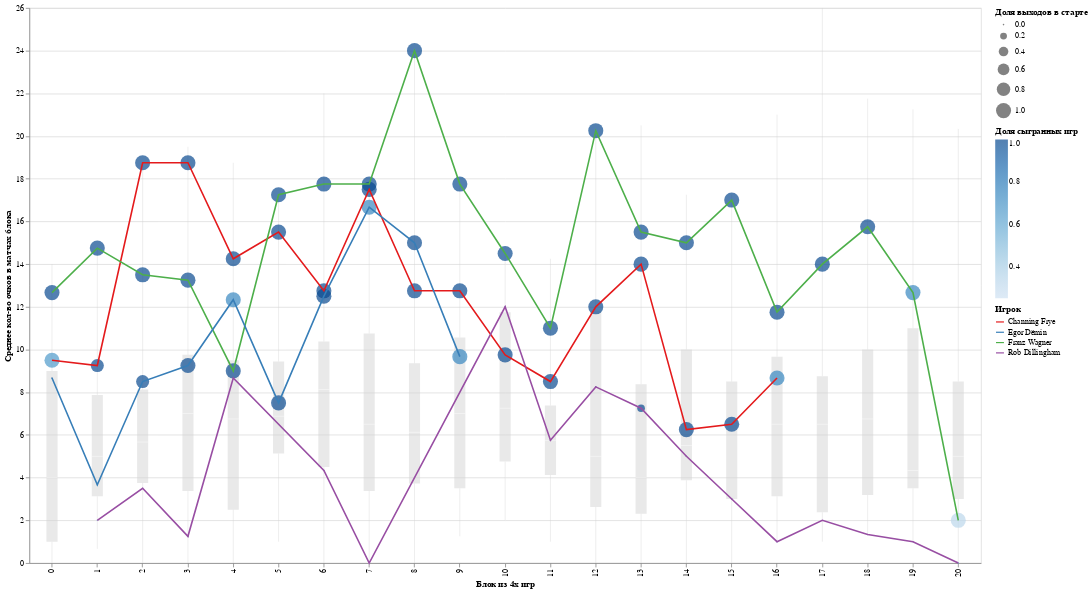

The notebook cell saved with this chart:
### Code cell
plot_1st_season(df_roll, col_to_plot='pts_mean_week', player_ids_to_highlight=[101112, 1642265, 1642856,1630532], col_to_plot_ru="Среднее кол-во очков в матчах блока")

### Figure 1 — Vega-Lite specification as saved in the notebook (floating-point values rounded to 4 significant figures; data arrays with more than 128 entries replaced by an {"elided": "..."} marker saying what was removed)
{"config": {"view": {"continuousWidth": 300, "continuousHeight": 300}}, "layer": [{"data": {"name": "data-1565dfd35311d3d29803155722dde399"}, "mark": {"type": "boxplot", "color": "lightgrey", "extent": "min-max", "opacity": 0.5}, "encoding": {"x": {"field": "team_week", "title": "Блок из 4х игр", "type": "ordinal"}, "y": {"field": "pts_mean_week", "title": "Среднее кол-во очков в матчах блока", "type": "quantitative"}}}, {"data": {"name": "data-1f686c5a5b16603d4209aeff41e33ab9"}, "mark": {"type": "point", "filled": true, "size": 60}, "encoding": {"color": {"field": "share_games_played", "title": "Доля сыгранных игр", "type": "quantitative"}, "size": {"field": "share_games_started", "title": "Доля выходов в старте", "type": "quantitative"}, "x": {"field": "team_week", "type": "ordinal"}, "y": {"field": "pts_mean_week", "type": "quantitative"}}}, {"data": {"name": "data-1f686c5a5b16603d4209aeff41e33ab9"}, "mark": {"type": "line"}, "encoding": {"color": {"field": "PLAYER_NAME", "scale": {"scheme": "set1"}, "title": "Игрок", "type": "ordinal"}, "x": {"field": "team_week", "type": "ordinal"}, "y": {"field": "pts_mean_week", "type": "quantitative"}}}], "height": 700, "width": 1200, "$schema": "https://vega.github.io/schema/vega-lite/v5.17.0.json", "datasets": {"data-1565dfd35311d3d29803155722dde399": {"elided": "463 records"}, "data-1f686c5a5b16603d4209aeff41e33ab9": [{"player_dir": "101112", "season_dir": "2005-06", "PLAYER_ID": 101112, "PLAYER_NAME": "Channing Frye", "TEAM_ID": 1610612752, "team_week": 0, "games_played": 2, "games_started": 2, "min_mean_week": 20.63, "pts_mean_week": 9.5, "reb_mean_week": 7.5, "ast_mean_week": 1.5, "team_games_this_week": 3, "pts_mean_up_to_week": 9.5, "min_mean_up_to_week": 20.63, "reb_mean_up_to_week": 7.5, "ast_mean_up_to_week": 1.5, "share_games_played": 0.6667, "share_games_started": 1.0, "week_str": "0"}, {"player_dir": "101112", "season_dir": "2005-06", "PLAYER_ID": 101112, "PLAYER_NAME": "Channing Frye", "TEAM_ID": 1610612752, "team_week": 1, "games_played": 4, "games_started": 3, "min_mean_week": 16.25, "pts_mean_week": 9.25, "reb_mean_week": 4.75, "ast_mean_week": 0.0, "team_games_this_week": 4, "pts_mean_up_to_week": 9.333, "min_mean_up_to_week": 17.71, "reb_mean_up_to_week": 5.667, "ast_mean_up_to_week": 0.5, "share_games_played": 1.0, "share_games_started": 0.75, "week_str": "1"}, {"player_dir": "101112", "season_dir": "2005-06", "PLAYER_ID": 101112, "PLAYER_NAME": "Channing Frye", "TEAM_ID": 1610612752, "team_week": 2, "games_played": 4, "games_started": 4, "min_mean_week": 29.87, "pts_mean_week": 18.75, "reb_mean_week": 5.75, "ast_mean_week": 1.75, "team_games_this_week": 4, "pts_mean_up_to_week": 13.1, "min_mean_up_to_week": 22.58, "reb_mean_up_to_week": 5.7, "ast_mean_up_to_week": 1.0, "share_games_played": 1.0, "share_games_started": 1.0, "week_str": "2"}, {"player_dir": "101112", "season_dir": "2005-06", "PLAYER_ID": 101112, "PLAYER_NAME": "Channing Frye", "TEAM_ID": 1610612752, "team_week": 3, "games_played": 4, "games_started": 4, "min_mean_week": 35.53, "pts_mean_week": 18.75, "reb_mean_week": 6.25, "ast_mean_week": 1.25, "team_games_this_week": 4, "pts_mean_up_to_week": 14.71, "min_mean_up_to_week": 26.28, "reb_mean_up_to_week": 5.857, "ast_mean_up_to_week": 1.071, "share_games_played": 1.0, "share_games_started": 1.0, "week_str": "3"}, {"player_dir": "101112", "season_dir": "2005-06", "PLAYER_ID": 101112, "PLAYER_NAME": "Channing Frye", "TEAM_ID": 1610612752, "team_week": 4, "games_played": 4, "games_started": 4, "min_mean_week": 29.88, "pts_mean_week": 14.25, "reb_mean_week": 6.25, "ast_mean_week": 0.75, "team_games_this_week": 4, "pts_mean_up_to_week": 14.61, "min_mean_up_to_week": 27.08, "reb_mean_up_to_week": 5.944, "ast_mean_up_to_week": 1.0, "share_games_played": 1.0, "share_games_started": 1.0, "week_str": "4"}, {"player_dir": "101112", "season_dir": "2005-06", "PLAYER_ID": 101112, "PLAYER_NAME": "Channing Frye", "TEAM_ID": 1610612752, "team_week": 5, "games_played": 4, "games_started": 4, "min_mean_week": 31.49, "pts_mean_week": 15.5, "reb_mean_week": 8.75, "ast_mean_week": 1.0, "team_games_this_week": 4, "pts_mean_up_to_week": 14.77, "min_mean_up_to_week": 27.88, "reb_mean_up_to_week": 6.455, "ast_mean_up_to_week": 1.0, "share_games_played": 1.0, "share_games_started": 1.0, "week_str": "5"}, {"player_dir": "101112", "season_dir": "2005-06", "PLAYER_ID": 101112, "PLAYER_NAME": "Channing Frye", "TEAM_ID": 1610612752, "team_week": 6, "games_played": 4, "games_started": 4, "min_mean_week": 24.32, "pts_mean_week": 12.75, "reb_mean_week": 5.25, "ast_mean_week": 0.75, "team_games_this_week": 4, "pts_mean_up_to_week": 14.46, "min_mean_up_to_week": 27.33, "reb_mean_up_to_week": 6.269, "ast_mean_up_to_week": 0.9615, "share_games_played": 1.0, "share_games_started": 1.0, "week_str": "6"}, {"player_dir": "101112", "season_dir": "2005-06", "PLAYER_ID": 101112, "PLAYER_NAME": "Channing Frye", "TEAM_ID": 1610612752, "team_week": 7, "games_played": 4, "games_started": 4, "min_mean_week": 20.18, "pts_mean_week": 17.5, "reb_mean_week": 4.75, "ast_mean_week": 0.0, "team_games_this_week": 4, "pts_mean_up_to_week": 14.87, "min_mean_up_to_week": 26.38, "reb_mean_up_to_week": 6.067, "ast_mean_up_to_week": 0.8333, "share_games_played": 1.0, "share_games_started": 1.0, "week_str": "7"}, {"player_dir": "101112", "season_dir": "2005-06", "PLAYER_ID": 101112, "PLAYER_NAME": "Channing Frye", "TEAM_ID": 1610612752, "team_week": 8, "games_played": 4, "games_started": 4, "min_mean_week": 23.52, "pts_mean_week": 12.75, "reb_mean_week": 5.75, "ast_mean_week": 1.0, "team_games_this_week": 4, "pts_mean_up_to_week": 14.62, "min_mean_up_to_week": 26.04, "reb_mean_up_to_week": 6.029, "ast_mean_up_to_week": 0.8529, "share_games_played": 1.0, "share_games_started": 1.0, "week_str": "8"}, {"player_dir": "101112", "season_dir": "2005-06", "PLAYER_ID": 101112, "PLAYER_NAME": "Channing Frye", "TEAM_ID": 1610612752, "team_week": 9, "games_played": 4, "games_started": 4, "min_mean_week": 28.29, "pts_mean_week": 12.75, "reb_mean_week": 6.25, "ast_mean_week": 1.75, "team_games_this_week": 4, "pts_mean_up_to_week": 14.42, "min_mean_up_to_week": 26.28, "reb_mean_up_to_week": 6.053, "ast_mean_up_to_week": 0.9474, "share_games_played": 1.0, "share_games_started": 1.0, "week_str": "9"}, {"player_dir": "101112", "season_dir": "2005-06", "PLAYER_ID": 101112, "PLAYER_NAME": "Channing Frye", "TEAM_ID": 1610612752, "team_week": 10, "games_played": 4, "games_started": 4, "min_mean_week": 22.9, "pts_mean_week": 9.75, "reb_mean_week": 4.75, "ast_mean_week": 1.0, "team_games_this_week": 4, "pts_mean_up_to_week": 13.98, "min_mean_up_to_week": 25.96, "reb_mean_up_to_week": 5.929, "ast_mean_up_to_week": 0.9524, "share_games_played": 1.0, "share_games_started": 1.0, "week_str": "10"}, {"player_dir": "101112", "season_dir": "2005-06", "PLAYER_ID": 101112, "PLAYER_NAME": "Channing Frye", "TEAM_ID": 1610612752, "team_week": 11, "games_played": 4, "games_started": 4, "min_mean_week": 20.35, "pts_mean_week": 8.5, "reb_mean_week": 4.0, "ast_mean_week": 0.75, "team_games_this_week": 4, "pts_mean_up_to_week": 13.5, "min_mean_up_to_week": 25.47, "reb_mean_up_to_week": 5.761, "ast_mean_up_to_week": 0.9348, "share_games_played": 1.0, "share_games_started": 1.0, "week_str": "11"}, {"player_dir": "101112", "season_dir": "2005-06", "PLAYER_ID": 101112, "PLAYER_NAME": "Channing Frye", "TEAM_ID": 1610612752, "team_week": 12, "games_played": 4, "games_started": 4, "min_mean_week": 25.42, "pts_mean_week": 12.0, "reb_mean_week": 7.25, "ast_mean_week": 1.25, "team_games_this_week": 4, "pts_mean_up_to_week": 13.38, "min_mean_up_to_week": 25.47, "reb_mean_up_to_week": 5.88, "ast_mean_up_to_week": 0.96, "share_games_played": 1.0, "share_games_started": 1.0, "week_str": "12"}, {"player_dir": "101112", "season_dir": "2005-06", "PLAYER_ID": 101112, "PLAYER_NAME": "Channing Frye", "TEAM_ID": 1610612752, "team_week": 13, "games_played": 4, "games_started": 4, "min_mean_week": 25.32, "pts_mean_week": 14.0, "reb_mean_week": 8.25, "ast_mean_week": 0.0, "team_games_this_week": 4, "pts_mean_up_to_week": 13.43, "min_mean_up_to_week": 25.46, "reb_mean_up_to_week": 6.056, "ast_mean_up_to_week": 0.8889, "share_games_played": 1.0, "share_games_started": 1.0, "week_str": "13"}, {"player_dir": "101112", "season_dir": "2005-06", "PLAYER_ID": 101112, "PLAYER_NAME": "Channing Frye", "TEAM_ID": 1610612752, "team_week": 14, "games_played": 4, "games_started": 4, "min_mean_week": 17.6, "pts_mean_week": 6.25, "reb_mean_week": 3.75, "ast_mean_week": 0.25, "team_games_this_week": 4, "pts_mean_up_to_week": 12.93, "min_mean_up_to_week": 24.91, "reb_mean_up_to_week": 5.897, "ast_mean_up_to_week": 0.8448, "share_games_played": 1.0, "share_games_started": 1.0, "week_str": "14"}, {"player_dir": "101112", "season_dir": "2005-06", "PLAYER_ID": 101112, "PLAYER_NAME": "Channing Frye", "TEAM_ID": 1610612752, "team_week": 15, "games_played": 4, "games_started": 4, "min_mean_week": 17.85, "pts_mean_week": 6.5, "reb_mean_week": 3.5, "ast_mean_week": 0.75, "team_games_this_week": 4, "pts_mean_up_to_week": 12.52, "min_mean_up_to_week": 24.46, "reb_mean_up_to_week": 5.742, "ast_mean_up_to_week": 0.8387, "share_games_played": 1.0, "share_games_started": 1.0, "week_str": "15"}, {"player_dir": "101112", "season_dir": "2005-06", "PLAYER_ID": 101112, "PLAYER_NAME": "Channing Frye", "TEAM_ID": 1610612752, "team_week": 16, "games_played": 3, "games_started": 3, "min_mean_week": 18.65, "pts_mean_week": 8.667, "reb_mean_week": 6.0, "ast_mean_week": 0.3333, "team_games_this_week": 4, "pts_mean_up_to_week": 12.34, "min_mean_up_to_week": 24.19, "reb_mean_up_to_week": 5.754, "ast_mean_up_to_week": 0.8154, "share_games_played": 0.75, "share_games_started": 1.0, "week_str": "16"}, {"player_dir": "1630532", "season_dir": "2021-22", "PLAYER_ID": 1630532, "PLAYER_NAME": "Franz Wagner", "TEAM_ID": 1610612753, "team_week": 0, "games_played": 3, "games_started": 3, "min_mean_week": 34.9, "pts_mean_week": 12.67, "reb_mean_week": 5.0, "ast_mean_week": 1.333, "team_games_this_week": 3, "pts_mean_up_to_week": 12.67, "min_mean_up_to_week": 34.9, "reb_mean_up_to_week": 5.0, "ast_mean_up_to_week": 1.333, "share_games_played": 1.0, "share_games_started": 1.0, "week_str": "0"}, {"player_dir": "1630532", "season_dir": "2021-22", "PLAYER_ID": 1630532, "PLAYER_NAME": "Franz Wagner", "TEAM_ID": 1610612753, "team_week": 1, "games_played": 4, "games_started": 4, "min_mean_week": 30.32, "pts_mean_week": 14.75, "reb_mean_week": 2.5, "ast_mean_week": 2.25, "team_games_this_week": 4, "pts_mean_up_to_week": 13.86, "min_mean_up_to_week": 32.28, "reb_mean_up_to_week": 3.571, "ast_mean_up_to_week": 1.857, "share_games_played": 1.0, "share_games_started": 1.0, "week_str": "1"}, {"player_dir": "1630532", "season_dir": "2021-22", "PLAYER_ID": 1630532, "PLAYER_NAME": "Franz Wagner", "TEAM_ID": 1610612753, "team_week": 2, "games_played": 4, "games_started": 4, "min_mean_week": 30.85, "pts_mean_week": 13.5, "reb_mean_week": 3.5, "ast_mean_week": 2.5, "team_games_this_week": 4, "pts_mean_up_to_week": 13.73, "min_mean_up_to_week": 31.76, "reb_mean_up_to_week": 3.545, "ast_mean_up_to_week": 2.091, "share_games_played": 1.0, "share_games_started": 1.0, "week_str": "2"}, {"player_dir": "1630532", "season_dir": "2021-22", "PLAYER_ID": 1630532, "PLAYER_NAME": "Franz Wagner", "TEAM_ID": 1610612753, "team_week": 3, "games_played": 4, "games_started": 4, "min_mean_week": 33.99, "pts_mean_week": 13.25, "reb_mean_week": 6.25, "ast_mean_week": 1.25, "team_games_this_week": 4, "pts_mean_up_to_week": 13.6, "min_mean_up_to_week": 32.36, "reb_mean_up_to_week": 4.267, "ast_mean_up_to_week": 1.867, "share_games_played": 1.0, "share_games_started": 1.0, "week_str": "3"}, {"player_dir": "1630532", "season_dir": "2021-22", "PLAYER_ID": 1630532, "PLAYER_NAME": "Franz Wagner", "TEAM_ID": 1610612753, "team_week": 4, "games_played": 4, "games_started": 4, "min_mean_week": 26.43, "pts_mean_week": 9.0, "reb_mean_week": 3.25, "ast_mean_week": 3.0, "team_games_this_week": 4, "pts_mean_up_to_week": 12.63, "min_mean_up_to_week": 31.11, "reb_mean_up_to_week": 4.053, "ast_mean_up_to_week": 2.105, "share_games_played": 1.0, "share_games_started": 1.0, "week_str": "4"}, {"player_dir": "1630532", "season_dir": "2021-22", "PLAYER_ID": 1630532, "PLAYER_NAME": "Franz Wagner", "TEAM_ID": 1610612753, "team_week": 5, "games_played": 4, "games_started": 4, "min_mean_week": 33.74, "pts_mean_week": 17.25, "reb_mean_week": 5.5, "ast_mean_week": 4.5, "team_games_this_week": 4, "pts_mean_up_to_week": 13.43, "min_mean_up_to_week": 31.57, "reb_mean_up_to_week": 4.304, "ast_mean_up_to_week": 2.522, "share_games_played": 1.0, "share_games_started": 1.0, "week_str": "5"}, {"player_dir": "1630532", "season_dir": "2021-22", "PLAYER_ID": 1630532, "PLAYER_NAME": "Franz Wagner", "TEAM_ID": 1610612753, "team_week": 6, "games_played": 4, "games_started": 4, "min_mean_week": 32.6, "pts_mean_week": 17.75, "reb_mean_week": 4.5, "ast_mean_week": 4.5, "team_games_this_week": 4, "pts_mean_up_to_week": 14.07, "min_mean_up_to_week": 31.72, "reb_mean_up_to_week": 4.333, "ast_mean_up_to_week": 2.815, "share_games_played": 1.0, "share_games_started": 1.0, "week_str": "6"}, {"player_dir": "1630532", "season_dir": "2021-22", "PLAYER_ID": 1630532, "PLAYER_NAME": "Franz Wagner", "TEAM_ID": 1610612753, "team_week": 7, "games_played": 4, "games_started": 4, "min_mean_week": 34.52, "pts_mean_week": 17.75, "reb_mean_week": 7.5, "ast_mean_week": 3.5, "team_games_this_week": 4, "pts_mean_up_to_week": 14.55, "min_mean_up_to_week": 32.08, "reb_mean_up_to_week": 4.742, "ast_mean_up_to_week": 2.903, "share_games_played": 1.0, "share_games_started": 1.0, "week_str": "7"}, {"player_dir": "1630532", "season_dir": "2021-22", "PLAYER_ID": 1630532, "PLAYER_NAME": "Franz Wagner", "TEAM_ID": 1610612753, "team_week": 8, "games_played": 4, "games_started": 4, "min_mean_week": 35.07, "pts_mean_week": 24.0, "reb_mean_week": 4.5, "ast_mean_week": 1.5, "team_games_this_week": 4, "pts_mean_up_to_week": 15.63, "min_mean_up_to_week": 32.42, "reb_mean_up_to_week": 4.714, "ast_mean_up_to_week": 2.743, "share_games_played": 1.0, "share_games_started": 1.0, "week_str": "8"}, {"player_dir": "1630532", "season_dir": "2021-22", "PLAYER_ID": 1630532, "PLAYER_NAME": "Franz Wagner", "TEAM_ID": 1610612753, "team_week": 9, "games_played": 4, "games_started": 4, "min_mean_week": 31.51, "pts_mean_week": 17.75, "reb_mean_week": 4.25, "ast_mean_week": 1.75, "team_games_this_week": 4, "pts_mean_up_to_week": 15.85, "min_mean_up_to_week": 32.33, "reb_mean_up_to_week": 4.667, "ast_mean_up_to_week": 2.641, "share_games_played": 1.0, "share_games_started": 1.0, "week_str": "9"}, {"player_dir": "1630532", "season_dir": "2021-22", "PLAYER_ID": 1630532, "PLAYER_NAME": "Franz Wagner", "TEAM_ID": 1610612753, "team_week": 10, "games_played": 4, "games_started": 4, "min_mean_week": 31.45, "pts_mean_week": 14.5, "reb_mean_week": 5.25, "ast_mean_week": 5.0, "team_games_this_week": 4, "pts_mean_up_to_week": 15.72, "min_mean_up_to_week": 32.25, "reb_mean_up_to_week": 4.721, "ast_mean_up_to_week": 2.86, "share_games_played": 1.0, "share_games_started": 1.0, "week_str": "10"}, {"player_dir": "1630532", "season_dir": "2021-22", "PLAYER_ID": 1630532, "PLAYER_NAME": "Franz Wagner", "TEAM_ID": 1610612753, "team_week": 11, "games_played": 4, "games_started": 4, "min_mean_week": 32.71, "pts_mean_week": 11.0, "reb_mean_week": 5.25, "ast_mean_week": 2.5, "team_games_this_week": 4, "pts_mean_up_to_week": 15.32, "min_mean_up_to_week": 32.29, "reb_mean_up_to_week": 4.766, "ast_mean_up_to_week": 2.83, "share_games_played": 1.0, "share_games_started": 1.0, "week_str": "11"}, {"player_dir": "1630532", "season_dir": "2021-22", "PLAYER_ID": 1630532, "PLAYER_NAME": "Franz Wagner", "TEAM_ID": 1610612753, "team_week": 12, "games_played": 4, "games_started": 4, "min_mean_week": 32.69, "pts_mean_week": 20.25, "reb_mean_week": 3.0, "ast_mean_week": 4.25, "team_games_this_week": 4, "pts_mean_up_to_week": 15.71, "min_mean_up_to_week": 32.32, "reb_mean_up_to_week": 4.627, "ast_mean_up_to_week": 2.941, "share_games_played": 1.0, "share_games_started": 1.0, "week_str": "12"}, {"player_dir": "1630532", "season_dir": "2021-22", "PLAYER_ID": 1630532, "PLAYER_NAME": "Franz Wagner", "TEAM_ID": 1610612753, "team_week": 13, "games_played": 4, "games_started": 4, "min_mean_week": 29.13, "pts_mean_week": 15.5, "reb_mean_week": 3.5, "ast_mean_week": 2.25, "team_games_this_week": 4, "pts_mean_up_to_week": 15.69, "min_mean_up_to_week": 32.08, "reb_mean_up_to_week": 4.545, "ast_mean_up_to_week": 2.891, "share_games_played": 1.0, "share_games_started": 1.0, "week_str": "13"}, {"player_dir": "1630532", "season_dir": "2021-22", "PLAYER_ID": 1630532, "PLAYER_NAME": "Franz Wagner", "TEAM_ID": 1610612753, "team_week": 14, "games_played": 4, "games_started": 4, "min_mean_week": 31.0, "pts_mean_week": 15.0, "reb_mean_week": 5.5, "ast_mean_week": 4.25, "team_games_this_week": 4, "pts_mean_up_to_week": 15.64, "min_mean_up_to_week": 32.01, "reb_mean_up_to_week": 4.61, "ast_mean_up_to_week": 2.983, "share_games_played": 1.0, "share_games_started": 1.0, "week_str": "14"}, {"player_dir": "1630532", "season_dir": "2021-22", "PLAYER_ID": 1630532, "PLAYER_NAME": "Franz Wagner", "TEAM_ID": 1610612753, "team_week": 15, "games_played": 4, "games_started": 4, "min_mean_week": 30.59, "pts_mean_week": 17.0, "reb_mean_week": 4.75, "ast_mean_week": 2.25, "team_games_this_week": 4, "pts_mean_up_to_week": 15.73, "min_mean_up_to_week": 31.92, "reb_mean_up_to_week": 4.619, "ast_mean_up_to_week": 2.937, "share_games_played": 1.0, "share_games_started": 1.0, "week_str": "15"}, {"player_dir": "1630532", "season_dir": "2021-22", "PLAYER_ID": 1630532, "PLAYER_NAME": "Franz Wagner", "TEAM_ID": 1610612753, "team_week": 16, "games_played": 4, "games_started": 4, "min_mean_week": 26.8, "pts_mean_week": 11.75, "reb_mean_week": 4.75, "ast_mean_week": 3.5, "team_games_this_week": 4, "pts_mean_up_to_week": 15.49, "min_mean_up_to_week": 31.62, "reb_mean_up_to_week": 4.627, "ast_mean_up_to_week": 2.97, "share_games_played": 1.0, "share_games_started": 1.0, "week_str": "16"}, {"player_dir": "1630532", "season_dir": "2021-22", "PLAYER_ID": 1630532, "PLAYER_NAME": "Franz Wagner", "TEAM_ID": 1610612753, "team_week": 17, "games_played": 4, "games_started": 4, "min_mean_week": 31.47, "pts_mean_week": 14.0, "reb_mean_week": 4.75, "ast_mean_week": 2.25, "team_games_this_week": 4, "pts_mean_up_to_week": 15.41, "min_mean_up_to_week": 31.61, "reb_mean_up_to_week": 4.634, "ast_mean_up_to_week": 2.93, "share_games_played": 1.0, "share_games_started": 1.0, "week_str": "17"}, {"player_dir": "1630532", "season_dir": "2021-22", "PLAYER_ID": 1630532, "PLAYER_NAME": "Franz Wagner", "TEAM_ID": 1610612753, "team_week": 18, "games_played": 4, "games_started": 4, "min_mean_week": 29.83, "pts_mean_week": 15.75, "reb_mean_week": 4.75, "ast_mean_week": 3.25, "team_games_this_week": 4, "pts_mean_up_to_week": 15.43, "min_mean_up_to_week": 31.51, "reb_mean_up_to_week": 4.64, "ast_mean_up_to_week": 2.947, "share_games_played": 1.0, "share_games_started": 1.0, "week_str": "18"}, {"player_dir": "1630532", "season_dir": "2021-22", "PLAYER_ID": 1630532, "PLAYER_NAME": "Franz Wagner", "TEAM_ID": 1610612753, "team_week": 19, "games_played": 3, "games_started": 3, "min_mean_week": 19.61, "pts_mean_week": 12.67, "reb_mean_week": 2.667, "ast_mean_week": 2.667, "team_games_this_week": 4, "pts_mean_up_to_week": 15.32, "min_mean_up_to_week": 31.05, "reb_mean_up_to_week": 4.564, "ast_mean_up_to_week": 2.936, "share_games_played": 0.75, "share_games_started": 1.0, "week_str": "19"}, {"player_dir": "1630532", "season_dir": "2021-22", "PLAYER_ID": 1630532, "PLAYER_NAME": "Franz Wagner", "TEAM_ID": 1610612753, "team_week": 20, "games_played": 1, "games_started": 1, "min_mean_week": 6.8, "pts_mean_week": 2.0, "reb_mean_week": 0.0, "ast_mean_week": 2.0, "team_games_this_week": 3, "pts_mean_up_to_week": 15.15, "min_mean_up_to_week": 30.75, "reb_mean_up_to_week": 4.506, "ast_mean_up_to_week": 2.924, "share_games_played": 0.3333, "share_games_started": 1.0, "week_str": "20"}, {"player_dir": "1642265", "season_dir": "2024-25", "PLAYER_ID": 1642265, "PLAYER_NAME": "Rob Dillingham", "TEAM_ID": 1610612750, "team_week": 1, "games_played": 2, "games_started": 0, "min_mean_week": 5.625, "pts_mean_week": 2.0, "reb_mean_week": 0.0, "ast_mean_week": 2.0, "team_games_this_week": 4, "pts_mean_up_to_week": 2.0, "min_mean_up_to_week": 5.625, "reb_mean_up_to_week": 0.0, "ast_mean_up_to_week": 2.0, "share_games_played": 0.5, "share_games_started": 0.0, "week_str": "1"}, {"player_dir": "1642265", "season_dir": "2024-25", "PLAYER_ID": 1642265, "PLAYER_NAME": "Rob Dillingham", "TEAM_ID": 1610612750, "team_week": 2, "games_played": 2, "games_started": 0, "min_mean_week": 3.75, "pts_mean_week": 3.5, "reb_mean_week": 1.5, "ast_mean_week": 1.5, "team_games_this_week": 4, "pts_mean_up_to_week": 2.75, "min_mean_up_to_week": 4.688, "reb_mean_up_to_week": 0.75, "ast_mean_up_to_week": 1.75, "share_games_played": 0.5, "share_games_started": 0.0, "week_str": "2"}, {"player_dir": "1642265", "season_dir": "2024-25", "PLAYER_ID": 1642265, "PLAYER_NAME": "Rob Dillingham", "TEAM_ID": 1610612750, "team_week": 3, "games_played": 4, "games_started": 0, "min_mean_week": 6.983, "pts_mean_week": 1.25, "reb_mean_week": 0.0, "ast_mean_week": 0.25, "team_games_this_week": 4, "pts_mean_up_to_week": 2.0, "min_mean_up_to_week": 5.835, "reb_mean_up_to_week": 0.375, "ast_mean_up_to_week": 1.0, "share_games_played": 1.0, "share_games_started": 0.0, "week_str": "3"}, {"player_dir": "1642265", "season_dir": "2024-25", "PLAYER_ID": 1642265, "PLAYER_NAME": "Rob Dillingham", "TEAM_ID": 1610612750, "team_week": 4, "games_played": 3, "games_started": 0, "min_mean_week": 15.18, "pts_mean_week": 8.667, "reb_mean_week": 2.0, "ast_mean_week": 2.667, "team_games_this_week": 4, "pts_mean_up_to_week": 3.818, "min_mean_up_to_week": 8.383, "reb_mean_up_to_week": 0.8182, "ast_mean_up_to_week": 1.455, "share_games_played": 0.75, "share_games_started": 0.0, "week_str": "4"}, {"player_dir": "1642265", "season_dir": "2024-25", "PLAYER_ID": 1642265, "PLAYER_NAME": "Rob Dillingham", "TEAM_ID": 1610612750, "team_week": 6, "games_played": 3, "games_started": 0, "min_mean_week": 11.18, "pts_mean_week": 4.333, "reb_mean_week": 0.6667, "ast_mean_week": 2.667, "team_games_this_week": 4, "pts_mean_up_to_week": 3.929, "min_mean_up_to_week": 8.983, "reb_mean_up_to_week": 0.7857, "ast_mean_up_to_week": 1.714, "share_games_played": 0.75, "share_games_started": 0.0, "week_str": "6"}, {"player_dir": "1642265", "season_dir": "2024-25", "PLAYER_ID": 1642265, "PLAYER_NAME": "Rob Dillingham", "TEAM_ID": 1610612750, "team_week": 7, "games_played": 1, "games_started": 0, "min_mean_week": 1.633, "pts_mean_week": 0.0, "reb_mean_week": 0.0, "ast_mean_week": 1.0, "team_games_this_week": 4, "pts_mean_up_to_week": 3.667, "min_mean_up_to_week": 8.493, "reb_mean_up_to_week": 0.7333, "ast_mean_up_to_week": 1.667, "share_games_played": 0.25, "share_games_started": 0.0, "week_str": "7"}, {"player_dir": "1642265", "season_dir": "2024-25", "PLAYER_ID": 1642265, "PLAYER_NAME": "Rob Dillingham", "TEAM_ID": 1610612750, "team_week": 10, "games_played": 3, "games_started": 0, "min_mean_week": 16.17, "pts_mean_week": 12.0, "reb_mean_week": 1.333, "ast_mean_week": 2.333, "team_games_this_week": 4, "pts_mean_up_to_week": 5.056, "min_mean_up_to_week": 9.772, "reb_mean_up_to_week": 0.8333, "ast_mean_up_to_week": 1.778, "share_games_played": 0.75, "share_games_started": 0.0, "week_str": "10"}, {"player_dir": "1642265", "season_dir": "2024-25", "PLAYER_ID": 1642265, "PLAYER_NAME": "Rob Dillingham", "TEAM_ID": 1610612750, "team_week": 11, "games_played": 4, "games_started": 0, "min_mean_week": 13.54, "pts_mean_week": 5.75, "reb_mean_week": 2.25, "ast_mean_week": 2.25, "team_games_this_week": 4, "pts_mean_up_to_week": 5.182, "min_mean_up_to_week": 10.46, "reb_mean_up_to_week": 1.091, "ast_mean_up_to_week": 1.864, "share_games_played": 1.0, "share_games_started": 0.0, "week_str": "11"}, {"player_dir": "1642265", "season_dir": "2024-25", "PLAYER_ID": 1642265, "PLAYER_NAME": "Rob Dillingham", "TEAM_ID": 1610612750, "team_week": 12, "games_played": 4, "games_started": 0, "min_mean_week": 17.73, "pts_mean_week": 8.25, "reb_mean_week": 1.5, "ast_mean_week": 5.5, "team_games_this_week": 4, "pts_mean_up_to_week": 5.654, "min_mean_up_to_week": 11.58, "reb_mean_up_to_week": 1.154, "ast_mean_up_to_week": 2.423, "share_games_played": 1.0, "share_games_started": 0.0, "week_str": "12"}, {"player_dir": "1642265", "season_dir": "2024-25", "PLAYER_ID": 1642265, "PLAYER_NAME": "Rob Dillingham", "TEAM_ID": 1610612750, "team_week": 13, "games_played": 4, "games_started": 1, "min_mean_week": 18.02, "pts_mean_week": 7.25, "reb_mean_week": 0.75, "ast_mean_week": 2.25, "team_games_this_week": 4, "pts_mean_up_to_week": 5.867, "min_mean_up_to_week": 12.44, "reb_mean_up_to_week": 1.1, "ast_mean_up_to_week": 2.4, "share_games_played": 1.0, "share_games_started": 0.25, "week_str": "13"}, {"player_dir": "1642265", "season_dir": "2024-25", "PLAYER_ID": 1642265, "PLAYER_NAME": "Rob Dillingham", "TEAM_ID": 1610612750, "team_week": 14, "games_played": 4, "games_started": 0, "min_mean_week": 16.24, "pts_mean_week": 5.0, "reb_mean_week": 2.25, "ast_mean_week": 3.25, "team_games_this_week": 4, "pts_mean_up_to_week": 5.765, "min_mean_up_to_week": 12.88, "reb_mean_up_to_week": 1.235, "ast_mean_up_to_week": 2.5, "share_games_played": 1.0, "share_games_started": 0.0, "week_str": "14"}, {"player_dir": "1642265", "season_dir": "2024-25", "PLAYER_ID": 1642265, "PLAYER_NAME": "Rob Dillingham", "TEAM_ID": 1610612750, "team_week": 15, "games_played": 4, "games_started": 0, "min_mean_week": 8.6, "pts_mean_week": 3.0, "reb_mean_week": 1.0, "ast_mean_week": 1.5, "team_games_this_week": 4, "pts_mean_up_to_week": 5.474, "min_mean_up_to_week": 12.43, "reb_mean_up_to_week": 1.211, "ast_mean_up_to_week": 2.395, "share_games_played": 1.0, "share_games_started": 0.0, "week_str": "15"}, {"player_dir": "1642265", "season_dir": "2024-25", "PLAYER_ID": 1642265, "PLAYER_NAME": "Rob Dillingham", "TEAM_ID": 1610612750, "team_week": 16, "games_played": 3, "games_started": 0, "min_mean_week": 4.411, "pts_mean_week": 1.0, "reb_mean_week": 0.6667, "ast_mean_week": 1.0, "team_games_this_week": 4, "pts_mean_up_to_week": 5.146, "min_mean_up_to_week": 11.85, "reb_mean_up_to_week": 1.171, "ast_mean_up_to_week": 2.293, "share_games_played": 0.75, "share_games_started": 0.0, "week_str": "16"}, {"player_dir": "1642265", "season_dir": "2024-25", "PLAYER_ID": 1642265, "PLAYER_NAME": "Rob Dillingham", "TEAM_ID": 1610612750, "team_week": 17, "games_played": 1, "games_started": 0, "min_mean_week": 9.4, "pts_mean_week": 2.0, "reb_mean_week": 1.0, "ast_mean_week": 0.0, "team_games_this_week": 4, "pts_mean_up_to_week": 5.071, "min_mean_up_to_week": 11.79, "reb_mean_up_to_week": 1.167, "ast_mean_up_to_week": 2.238, "share_games_played": 0.25, "share_games_started": 0.0, "week_str": "17"}, {"player_dir": "1642265", "season_dir": "2024-25", "PLAYER_ID": 1642265, "PLAYER_NAME": "Rob Dillingham", "TEAM_ID": 1610612750, "team_week": 18, "games_played": 3, "games_started": 0, "min_mean_week": 3.739, "pts_mean_week": 1.333, "reb_mean_week": 0.0, "ast_mean_week": 1.0, "team_games_this_week": 4, "pts_mean_up_to_week": 4.822, "min_mean_up_to_week": 11.25, "reb_mean_up_to_week": 1.089, "ast_mean_up_to_week": 2.156, "share_games_played": 0.75, "share_games_started": 0.0, "week_str": "18"}, {"player_dir": "1642265", "season_dir": "2024-25", "PLAYER_ID": 1642265, "PLAYER_NAME": "Rob Dillingham", "TEAM_ID": 1610612750, "team_week": 19, "games_played": 2, "games_started": 0, "min_mean_week": 2.775, "pts_mean_week": 1.0, "reb_mean_week": 0.0, "ast_mean_week": 0.0, "team_games_this_week": 4, "pts_mean_up_to_week": 4.66, "min_mean_up_to_week": 10.89, "reb_mean_up_to_week": 1.043, "ast_mean_up_to_week": 2.064, "share_games_played": 0.5, "share_games_started": 0.0, "week_str": "19"}, {"player_dir": "1642265", "season_dir": "2024-25", "PLAYER_ID": 1642265, "PLAYER_NAME": "Rob Dillingham", "TEAM_ID": 1610612750, "team_week": 20, "games_played": 2, "games_started": 0, "min_mean_week": 2.067, "pts_mean_week": 0.0, "reb_mean_week": 0.5, "ast_mean_week": 0.5, "team_games_this_week": 3, "pts_mean_up_to_week": 4.469, "min_mean_up_to_week": 10.53, "reb_mean_up_to_week": 1.02, "ast_mean_up_to_week": 2.0, "share_games_played": 0.6667, "share_games_started": 0.0, "week_str": "20"}, {"player_dir": "1642856", "season_dir": "2025-26", "PLAYER_ID": 1642856, "PLAYER_NAME": "Egor Dëmin", "TEAM_ID": 1610612751, "team_week": 0, "games_played": 3, "games_started": 0, "min_mean_week": 21.89, "pts_mean_week": 8.667, "reb_mean_week": 5.0, "ast_mean_week": 2.333, "team_games_this_week": 3, "pts_mean_up_to_week": 8.667, "min_mean_up_to_week": 21.89, "reb_mean_up_to_week": 5.0, "ast_mean_up_to_week": 2.333, "share_games_played": 1.0, "share_games_started": 0.0, "week_str": "0"}, {"player_dir": "1642856", "season_dir": "2025-26", "PLAYER_ID": 1642856, "PLAYER_NAME": "Egor Dëmin", "TEAM_ID": 1610612751, "team_week": 1, "games_played": 3, "games_started": 0, "min_mean_week": 17.66, "pts_mean_week": 3.667, "reb_mean_week": 1.0, "ast_mean_week": 3.0, "team_games_this_week": 4, "pts_mean_up_to_week": 6.167, "min_mean_up_to_week": 19.78, "reb_mean_up_to_week": 3.0, "ast_mean_up_to_week": 2.667, "share_games_played": 0.75, "share_games_started": 0.0, "week_str": "1"}, {"player_dir": "1642856", "season_dir": "2025-26", "PLAYER_ID": 1642856, "PLAYER_NAME": "Egor Dëmin", "TEAM_ID": 1610612751, "team_week": 2, "games_played": 4, "games_started": 3, "min_mean_week": 22.36, "pts_mean_week": 8.5, "reb_mean_week": 3.5, "ast_mean_week": 4.25, "team_games_this_week": 4, "pts_mean_up_to_week": 7.1, "min_mean_up_to_week": 20.81, "reb_mean_up_to_week": 3.2, "ast_mean_up_to_week": 3.3, "share_games_played": 1.0, "share_games_started": 0.75, "week_str": "2"}, {"player_dir": "1642856", "season_dir": "2025-26", "PLAYER_ID": 1642856, "PLAYER_NAME": "Egor Dëmin", "TEAM_ID": 1610612751, "team_week": 3, "games_played": 4, "games_started": 4, "min_mean_week": 22.65, "pts_mean_week": 9.25, "reb_mean_week": 3.25, "ast_mean_week": 4.0, "team_games_this_week": 4, "pts_mean_up_to_week": 7.714, "min_mean_up_to_week": 21.33, "reb_mean_up_to_week": 3.214, "ast_mean_up_to_week": 3.5, "share_games_played": 1.0, "share_games_started": 1.0, "week_str": "3"}, {"player_dir": "1642856", "season_dir": "2025-26", "PLAYER_ID": 1642856, "PLAYER_NAME": "Egor Dëmin", "TEAM_ID": 1610612751, "team_week": 4, "games_played": 3, "games_started": 3, "min_mean_week": 28.81, "pts_mean_week": 12.33, "reb_mean_week": 6.0, "ast_mean_week": 3.667, "team_games_this_week": 4, "pts_mean_up_to_week": 8.529, "min_mean_up_to_week": 22.65, "reb_mean_up_to_week": 3.706, "ast_mean_up_to_week": 3.529, "share_games_played": 0.75, "share_games_started": 1.0, "week_str": "4"}, {"player_dir": "1642856", "season_dir": "2025-26", "PLAYER_ID": 1642856, "PLAYER_NAME": "Egor Dëmin", "TEAM_ID": 1610612751, "team_week": 5, "games_played": 4, "games_started": 4, "min_mean_week": 24.28, "pts_mean_week": 7.5, "reb_mean_week": 1.5, "ast_mean_week": 4.25, "team_games_this_week": 4, "pts_mean_up_to_week": 8.333, "min_mean_up_to_week": 22.96, "reb_mean_up_to_week": 3.286, "ast_mean_up_to_week": 3.667, "share_games_played": 1.0, "share_games_started": 1.0, "week_str": "5"}, {"player_dir": "1642856", "season_dir": "2025-26", "PLAYER_ID": 1642856, "PLAYER_NAME": "Egor Dëmin", "TEAM_ID": 1610612751, "team_week": 6, "games_played": 4, "games_started": 4, "min_mean_week": 25.5, "pts_mean_week": 12.5, "reb_mean_week": 2.75, "ast_mean_week": 2.0, "team_games_this_week": 4, "pts_mean_up_to_week": 9.0, "min_mean_up_to_week": 23.37, "reb_mean_up_to_week": 3.2, "ast_mean_up_to_week": 3.4, "share_games_played": 1.0, "share_games_started": 1.0, "week_str": "6"}, {"player_dir": "1642856", "season_dir": "2025-26", "PLAYER_ID": 1642856, "PLAYER_NAME": "Egor Dëmin", "TEAM_ID": 1610612751, "team_week": 7, "games_played": 3, "games_started": 3, "min_mean_week": 31.01, "pts_mean_week": 16.67, "reb_mean_week": 2.333, "ast_mean_week": 3.667, "team_games_this_week": 4, "pts_mean_up_to_week": 9.821, "min_mean_up_to_week": 24.19, "reb_mean_up_to_week": 3.107, "ast_mean_up_to_week": 3.429, "share_games_played": 0.75, "share_games_started": 1.0, "week_str": "7"}, {"player_dir": "1642856", "season_dir": "2025-26", "PLAYER_ID": 1642856, "PLAYER_NAME": "Egor Dëmin", "TEAM_ID": 1610612751, "team_week": 8, "games_played": 4, "games_started": 4, "min_mean_week": 28.21, "pts_mean_week": 15.0, "reb_mean_week": 5.0, "ast_mean_week": 3.75, "team_games_this_week": 4, "pts_mean_up_to_week": 10.47, "min_mean_up_to_week": 24.69, "reb_mean_up_to_week": 3.344, "ast_mean_up_to_week": 3.469, "share_games_played": 1.0, "share_games_started": 1.0, "week_str": "8"}, {"player_dir": "1642856", "season_dir": "2025-26", "PLAYER_ID": 1642856, "PLAYER_NAME": "Egor Dëmin", "TEAM_ID": 1610612751, "team_week": 9, "games_played": 3, "games_started": 3, "min_mean_week": 25.39, "pts_mean_week": 9.667, "reb_mean_week": 0.3333, "ast_mean_week": 3.667, "team_games_this_week": 4, "pts_mean_up_to_week": 10.4, "min_mean_up_to_week": 24.75, "reb_mean_up_to_week": 3.086, "ast_mean_up_to_week": 3.486, "share_games_played": 0.75, "share_games_started": 1.0, "week_str": "9"}]}}
